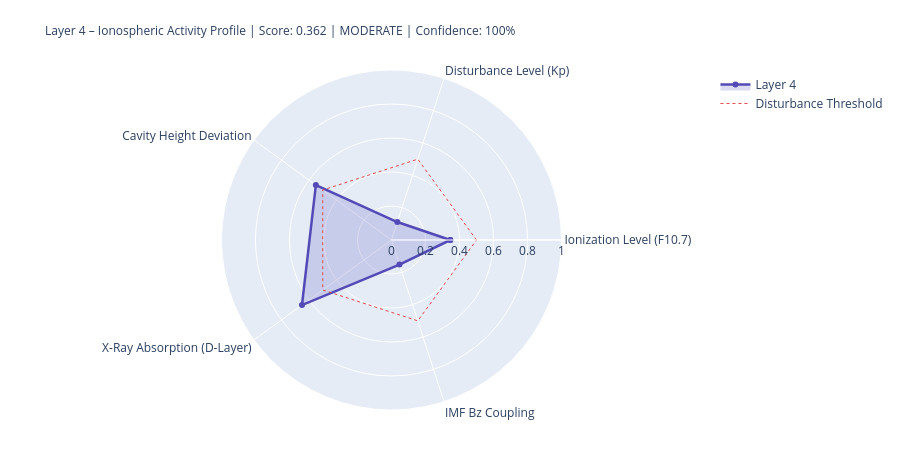

Here is the notebook cell this chart was saved with:
### Markdown cell above
---
## 4. State Assessment & Handoff to Layer 5

### Code cell
# ============================================================
# LAYER-4-SCORE
# ============================================================

COMPONENTS = {
    'Ionization Level (F10.7)':    {'score': ioniz,       'source': 'primary' if f107_now else 'from_layer0', 'dynamic': True},
    'Disturbance Level (Kp)':          {'score': disturb,     'source': 'primary' if kp_now   else 'from_layer0', 'dynamic': True},
    'Cavity Height Deviation':    {'score': h_dev,       'source': 'derived',                                'dynamic': True},
    'X-Ray Absorption (D-Layer)':{'score': xray_ioniz,  'source': 'primary' if xray_now else 'missing',     'dynamic': True},
    'IMF Bz Coupling':             {'score': bz_coupling, 'source': 'primary' if bz_now   else 'from_layer0', 'dynamic': True},
}

available    = {k: v['score'] for k, v in COMPONENTS.items() if v['score'] is not None}
unavailable  = [k for k, v in COMPONENTS.items() if v['score'] is None]
layer4_score = round(sum(available.values()) / len(available), 4) if available else None
confidence   = round(len(available) / len(COMPONENTS), 2)
level = ('unknown' if layer4_score is None
         else 'quiet'   if layer4_score < 0.3
         else 'moderate' if layer4_score < 0.6
         else 'active')
dominant_l4 = max(available, key=available.get) if available else 'none'

# Resonance delta for Schumann SR-1
sr1_ref = schumann_freq(1, 80.0)
sr1_now = schumann_freq(1, h_eff)
sr1_delta_mhz = (sr1_now - sr1_ref) * 1000

# Propagation conditions
prop_cond = ('disturbed'   if kp_val > 4
             else 'unsettled' if kp_val > 2
             else 'normal')
if xray_class in ['X', 'M']:
    prop_cond = 'Radio-Blackout moeglich'

W = 68
print('=' * W)
print('LAYER 4 – IONOSPHERE – STATE ASSESSMENT')
print('=' * W)
for name, comp in COMPONENTS.items():
    s = comp['score']
    if s is not None:
        bar = '█' * int(s * 20) + '░' * (20 - int(s * 20))
        print(f'  {name:<36} {bar}  {s:.3f}  [{comp["source"]}]')
    else:
        print(f'  {name:<36} {"─" * 20}  n/a   [missing]')
print('-' * W)
print(f'  Score:          {layer4_score:.3f}  ({len(available)}/{len(COMPONENTS)} components)')
print(f'  Confidence:     {confidence:.0%}')
print(f'  Level:          {level.upper()}')
print(f'  Dominant:       {dominant_l4}')
print(f'  Cavity height:  {h_eff:.1f} km  (Ref: 80.0 km)')
print(f'  SR-1:           {sr1_now:.3f} Hz  (Δ {sr1_delta_mhz:+.1f} mHz vs. ref)')
print(f'  Propagation:    {prop_cond}')
print(f'  X-Ray:          {xray_class}-class  ({xray_now:.2e} W/m²)' if xray_now else '  X-Ray:          n/a')
print('=' * W)

# Radar
cats   = list(available.keys())
vals_r = list(available.values())
if len(cats) >= 3:
    fig = go.Figure()
    fig.add_trace(go.Scatterpolar(
        r=vals_r + [vals_r[0]], theta=cats + [cats[0]],
        fill='toself', fillcolor='rgba(83,74,183,0.20)',
        line=dict(color='#534AB7', width=2.5), name='Layer 4'
    ))
    fig.add_trace(go.Scatterpolar(
        r=[0.5] * (len(cats)+1), theta=cats + [cats[0]],
        line=dict(color='#E24B4A', dash='dot', width=1),
        mode='lines', name='Disturbance Threshold'
    ))
    fig.update_layout(
        title=dict(
            text=f'Layer 4 – Ionospheric Activity Profile | Score: {layer4_score:.3f} | {level.upper()} | Confidence: {confidence:.0%}',
            font=dict(size=12)
        ),
        polar=dict(radialaxis=dict(visible=True, range=[0, 1])),
        height=450, showlegend=True,
        margin=dict(l=80, r=80, t=70, b=40)
    )
    fig.show()

### Figure 1 — Plotly figure (JSON) as saved in the notebook; plotly's stock layout.template omitted (floating-point values rounded to 4 significant figures)
{"data": [{"fill": "toself", "fillcolor": "rgba(83,74,183,0.20)", "line": {"color": "#534AB7", "width": 2.5}, "name": "Layer 4", "r": [0.346, 0.111, 0.55, 0.651, 0.152, 0.346], "theta": ["Ionization Level (F10.7)", "Disturbance Level (Kp)", "Cavity Height Deviation", "X-Ray Absorption (D-Layer)", "IMF Bz Coupling", "Ionization Level (F10.7)"], "type": "scatterpolar"}, {"line": {"color": "#E24B4A", "dash": "dot", "width": 1}, "mode": "lines", "name": "Disturbance Threshold", "r": [0.5, 0.5, 0.5, 0.5, 0.5, 0.5], "theta": ["Ionization Level (F10.7)", "Disturbance Level (Kp)", "Cavity Height Deviation", "X-Ray Absorption (D-Layer)", "IMF Bz Coupling", "Ionization Level (F10.7)"], "type": "scatterpolar"}], "layout": {"height": 450, "margin": {"b": 40, "l": 80, "r": 80, "t": 70}, "polar": {"radialaxis": {"range": [0, 1], "visible": true}}, "showlegend": true, "title": {"font": {"size": 12}, "text": "Layer 4 – Ionospheric Activity Profile | Score: 0.362 | MODERATE | Confidence: 100%"}}}
